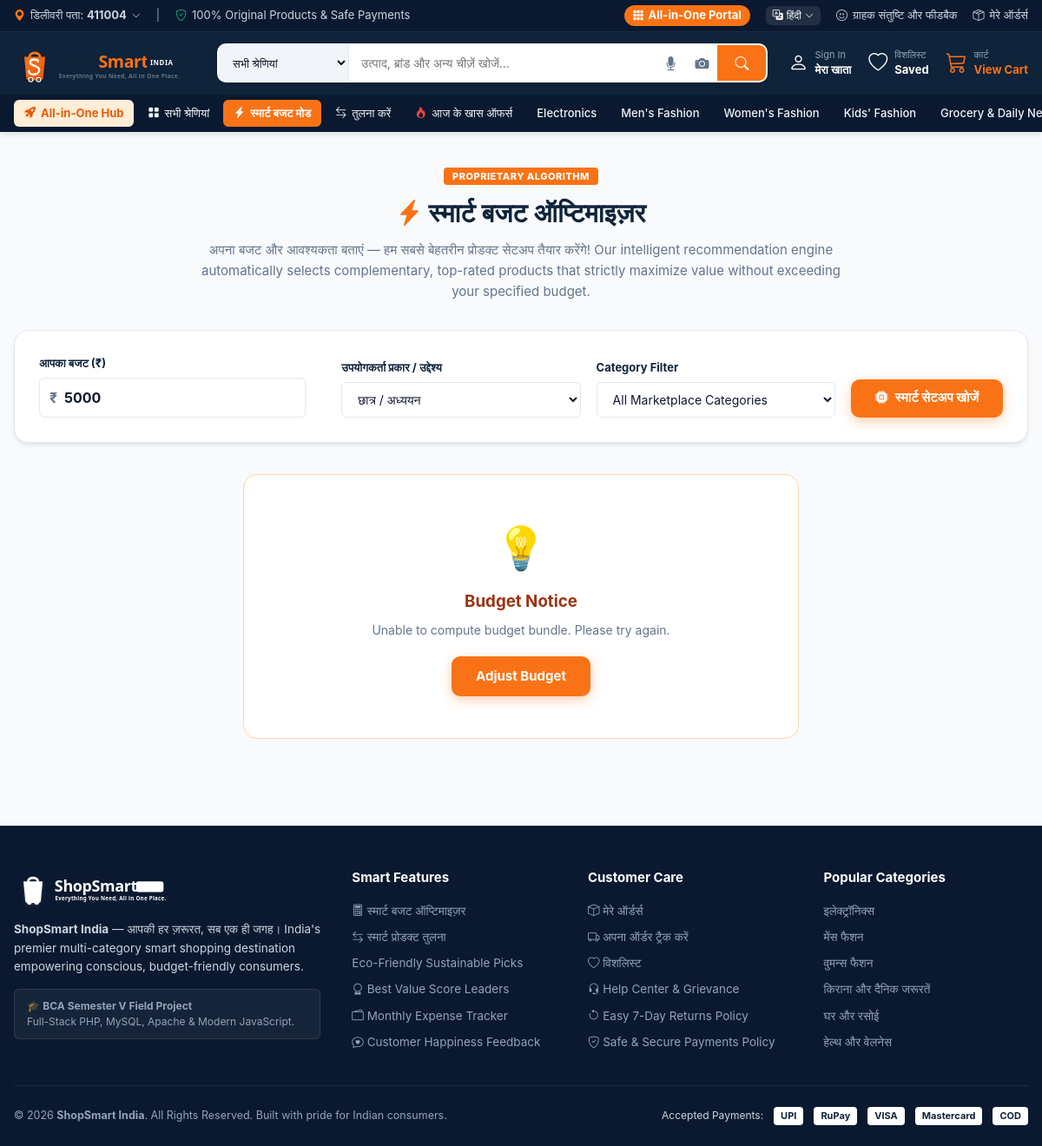
/budget.php?lang=hi, run on the app's committed database.
### tables this page shows
CREATE TABLE `categories` (
  `id` INT UNSIGNED AUTO_INCREMENT PRIMARY KEY,
  `name` VARCHAR(100) NOT NULL,
  `slug` VARCHAR(100) NOT NULL UNIQUE,
  `description` TEXT DEFAULT NULL,
  `image_url` VARCHAR(255) DEFAULT NULL,
  `icon` VARCHAR(50) DEFAULT 'bi-tag',
  `display_order` INT NOT NULL DEFAULT 0,
  `is_active` TINYINT(1) NOT NULL DEFAULT 1,
  `created_at` DATETIME NOT NULL DEFAULT CURRENT_TIMESTAMP
);

### uploads/includes/i18n.php (called while the page is built, shortened)
<?php
class I18n {
    private static string $currentLang = 'en';
    private static array $translations = [];
    private static array $supportedLangs = ['en', 'mr', 'hi'];
    public static function init(): void {
        if (isset($_GET['lang']) && in_array($_GET['lang'], self::$supportedLangs, true)) {
            self::$currentLang = $_GET['lang'];
        }
        elseif (isset($_SESSION['lang']) && in_array($_SESSION['lang'], self::$supportedLangs, true)) {
            self::$currentLang = $_SESSION['lang'];
        }
        elseif (isset($_COOKIE['shopsmart_lang']) && in_array($_COOKIE['shopsmart_lang'], self::$supportedLangs, true)) {
            self::$currentLang = $_COOKIE['shopsmart_lang'];
            $_SESSION['lang'] = self::$currentLang;
        } else {
            self::$currentLang = 'en';
        }
        $file = __DIR__ . '/../lang/' . self::$currentLang . '.php';
        if (file_exists($file)) {
            self::$translations = include $file;
        } else {
            self::$translations = include __DIR__ . '/../lang/en.php';
        }
    }
    public static function get(string $key, array $replace = []): string {
        $text = self::$translations[$key] ?? $key;
        return $text;
    }
    public static function getCurrentLang(): string {
        return self::$currentLang;
    }
    public static function getSupportedLanguages(): array {
        return [
            'en' => ['name' => 'English', 'native' => 'English', 'flag' => 'IN'],
            'mr' => ['name' => 'Marathi', 'native' => 'मराठी', 'flag' => 'MH'],
            'hi' => ['name' => 'Hindi', 'native' => 'हिंदी', 'flag' => 'IN'],
        ];
    }
}
function __(string $key, array $replace = []): string {
    return I18n::get($key, $replace);
}
function currentLang(): string {
    return I18n::getCurrentLang();
}

### uploads/includes/functions.php (called while the page is built, shortened)
<?php
require_once __DIR__ . '/i18n.php';
function e(?string $string): string {
    return htmlspecialchars((string)($string ?? ''), ENT_QUOTES, 'UTF-8');
}

### uploads/includes/auth.php (called while the page is built, shortened)
<?php
require_once __DIR__ . '/functions.php';
class Auth {
    public static function isLoggedIn(): bool {
        return !empty($_SESSION['user_id']);
    }
}
function isLoggedIn(): bool {
    return Auth::isLoggedIn();
}

### budget.php (the view, shortened to what this page needs)
<?php
require_once __DIR__ . '/includes/header.php';
$inputBudget = isset($_GET['budget']) ? (float)$_GET['budget'] : 5000;
$inputPersona = $_GET['persona'] ?? 'student';
?>
<div class="container" style="padding: 36px 16px;">
  <div style="text-align:center;max-width:760px;margin:0 auto 32px;">
    <span style="background:var(--primary-orange);color:#fff;font-size:11px;font-weight:800;padding:3px 10px;border-radius:4px;text-transform:uppercase;letter-spacing:0.5px;">
      Proprietary Algorithm
    </span>
    <h1 style="font-size:30px;color:var(--primary-navy);margin:10px 0 8px;">
      <i class="bi bi-lightning-charge-fill" style="color:var(--primary-orange);"></i> <?= e(__('smart_budget_title')) ?>
    </h1>
    <p style="color:#64748b;font-size:15px;line-height:1.6;">
      <?= e(__('smart_budget_subtitle')) ?> Our intelligent recommendation engine automatically selects complementary, top-rated products that strictly maximize value without exceeding your specified budget.
    </p>
  </div>
  <div style="background:#ffffff;border:1px solid #e2e8f0;border-radius:16px;padding:28px;box-shadow:var(--shadow-md);margin-bottom:36px;">
    <form id="budget-calc-form" style="display:grid;grid-template-columns:1.2fr 1fr 1fr auto;gap:18px;align-items:flex-end;">
      <div class="form-group">
        <label class="form-label" style="font-weight:700;color:var(--primary-navy);"><?= e(__('your_budget')) ?></label>
        <div style="position:relative;">
          <span style="position:absolute;left:12px;top:50%;transform:translateY(-50%);font-weight:700;color:#64748b;">₹</span>
          <input type="number" id="budget-input" name="budget" class="form-control"
                 style="padding-left:28px;font-size:16px;font-weight:700;"
                 value="<?= $inputBudget ?>" min="100" step="50" required>
        </div>
      </div>
      <div class="form-group">
        <label class="form-label" style="font-weight:700;color:var(--primary-navy);"><?= e(__('intended_use')) ?></label>
        <select id="persona-select" name="persona" class="form-control" style="font-size:14px;">
          <option value="student" <?= $inputPersona === 'student' ? 'selected' : '' ?>><?= e(__('use_student')) ?></option>
        </select>
      </div>
      <div class="form-group">
        <label class="form-label" style="font-weight:700;color:var(--primary-navy);">Category Filter</label>
        <select id="category-select" name="category" class="form-control" style="font-size:14px;">
          <option value="">All Marketplace Categories</option>
        </select>
      </div>
      <button type="submit" class="btn-primary" style="height:44px;font-size:15px;white-space:nowrap;">
        <i class="bi bi-cpu-fill"></i> <?= e(__('find_bundle')) ?>
      </button>
    </form>
  </div>
  <div id="budget-error" style="display:none;background:#ffffff;border:1px solid #fed7aa;border-radius:16px;padding:48px 24px;text-align:center;max-width:640px;margin:auto;">
    <div style="font-size:48px;margin-bottom:12px;">💡</div>
    <h3 style="color:#9a3412;margin-bottom:8px;" id="budget-error-title">Budget Notice</h3>
    <p style="color:#64748b;font-size:14px;line-height:1.5;margin-bottom:20px;" id="budget-error-msg"></p>
    <button type="button" class="btn-primary" onclick="document.getElementById('budget-input').focus();">Adjust Budget</button>
  </div>
</div>
<?php require_once __DIR__ . '/includes/footer.php'; ?>

### uploads/includes/header.php (shortened to what this page needs)
<?php
require_once __DIR__ . '/functions.php';
require_once __DIR__ . '/i18n.php';
require_once __DIR__ . '/auth.php';
$headerCategories = [];
$db = Database::getConnection();
if ($db) {
    try {
        $catStmt = $db->query("SELECT id, name, slug FROM categories WHERE is_active = 1 ORDER BY display_order ASC LIMIT 14");
        $headerCategories = $catStmt->fetchAll();
    } catch (Exception $e) {
        $headerCategories = [];
    }
}
?>
<!DOCTYPE html>
<html lang="<?= e(currentLang()) ?>">
<head>
  <link rel="stylesheet" href="<?= APP_URL ?>/assets/css/style.css">
  <link rel="stylesheet" href="https://cdn.jsdelivr.net/npm/bootstrap-icons@1.11.3/font/bootstrap-icons.min.css">
</head>
<body>
<header class="site-header">
  <div class="top-bar">
    <div class="container">
      <div class="top-bar-left">
        <span class="top-link" id="btn-change-pin" style="cursor:pointer;" title="Click to change delivery PIN code">
          <i class="bi bi-geo-alt-fill" style="color:var(--primary-orange);"></i>
          <span><?= e(__('deliver_to')) ?>: <strong><span id="header-delivery-pin">411004</span></strong></span>
          <i class="bi bi-chevron-down" style="font-size:10px;"></i>
        </span>
        <span class="top-link" style="color:#94a3b8;">|</span>
        <span class="top-link">
          <i class="bi bi-shield-check" style="color:var(--accent-green);"></i>
          <span>100% Original Products & Safe Payments</span>
        </span>
      </div>
      <div class="top-bar-right">
        <a href="<?= APP_URL ?>/portal.php" class="top-link" style="background:#f97316;color:#ffffff;padding:2px 10px;border-radius:12px;font-weight:700;display:inline-flex;align-items:center;gap:5px;">
          <i class="bi bi-grid-3x3-gap-fill"></i>
          <span>All-in-One Portal</span>
        </a>
        <div style="position:relative;display:inline-block;">
          <button type="button" class="lang-selector-btn" onclick="document.getElementById('lang-dropdown').classList.toggle('active')">
            <i class="bi bi-translate"></i>
            <span><?= e(I18n::getSupportedLanguages()[currentLang()]['native']) ?></span>
            <i class="bi bi-chevron-down" style="font-size:10px;"></i>
          </button>
        </div>
        <a href="<?= APP_URL ?>/feedback.php" class="top-link">
          <i class="bi bi-emoji-smile"></i>
          <span><?= e(__('feedback_title')) ?></span>
        </a>
        <a href="<?= APP_URL ?>/account.php?tab=orders" class="top-link">
          <i class="bi bi-box-seam"></i>
          <span><?= e(__('nav_my_orders')) ?></span>
        </a>
      </div>
    </div>
  </div>
  <div class="main-header">
    <div class="container">
      <a href="<?= APP_URL ?>/index.php" class="brand-link" title="<?= e(__('app_name')) ?>">
        <img src="<?= APP_URL ?>/assets/images/logo.svg" alt="ShopSmart India" class="brand-logo">
      </a>
      <div class="search-container">
        <form action="<?= APP_URL ?>/products.php" method="GET" class="search-form" id="header-search-form">
          <select name="category" class="search-category-select">
            <option value=""><?= e(__('nav_categories')) ?></option>
          </select>
          <input type="text" name="q" id="header-search-input" class="search-input"
                 placeholder="<?= e(__('search_placeholder')) ?>"
                 value="<?= e($_GET['q'] ?? '') ?>" autocomplete="off">
          <button type="button" class="search-tools-btn" id="btn-voice-search" title="Voice Search (Web Speech API)">
            <i class="bi bi-mic-fill"></i>
          </button>
          <button type="button" class="search-tools-btn" id="btn-image-search" title="Image Search Demonstration">
            <i class="bi bi-camera-fill"></i>
          </button>
          <button type="submit" class="search-submit-btn" title="Search">
            <i class="bi bi-search" style="font-size:16px;"></i>
          </button>
        </form>
      </div>
      <div class="header-actions">
        <div style="position:relative;display:inline-block;" id="user-menu-container">
          <?php if (isLoggedIn()): ?>
            <a href="<?= APP_URL ?>/account.php" class="header-action-item" onclick="event.preventDefault(); document.getElementById('account-dropdown').classList.toggle('active')">
              <i class="bi bi-person-circle" style="font-size:22px;color:var(--primary-orange);"></i>
              <div class="header-action-text">
                <span class="subtext">Hello, <?= e(explode(' ', currentUser()['name'])[0]) ?></span>
                <span class="maintext"><?= e(__('nav_account')) ?> <i class="bi bi-chevron-down" style="font-size:10px;"></i></span>
              </div>
            </a>
            <div id="account-dropdown" style="display:none;position:absolute;top:100%;right:0;background:#ffffff;border:1px solid #e2e8f0;border-radius:8px;box-shadow:0 8px 24px rgba(0,0,0,0.15);padding:8px;min-width:200px;z-index:9999;">
              <a href="<?= APP_URL ?>/account.php" style="display:flex;align-items:center;gap:8px;padding:8px 12px;font-size:13.5px;color:#0f172a;border-radius:4px;" onmouseover="this.style.background='#fff7ed'" onmouseout="this.style.background='transparent'"><i class="bi bi-person"></i> My Profile</a>
              <a href="<?= APP_URL ?>/account.php?tab=orders" style="display:flex;align-items:center;gap:8px;padding:8px 12px;font-size:13.5px;color:#0f172a;border-radius:4px;" onmouseover="this.style.background='#fff7ed'" onmouseout="this.style.background='transparent'"><i class="bi bi-box"></i> My Orders</a>
              <a href="<?= APP_URL ?>/wishlist.php" style="display:flex;align-items:center;gap:8px;padding:8px 12px;font-size:13.5px;color:#0f172a;border-radius:4px;" onmouseover="this.style.background='#fff7ed'" onmouseout="this.style.background='transparent'"><i class="bi bi-heart"></i> My Wishlist</a>
              <a href="<?= APP_URL ?>/account.php?tab=expense" style="display:flex;align-items:center;gap:8px;padding:8px 12px;font-size:13.5px;color:#0f172a;border-radius:4px;" onmouseover="this.style.background='#fff7ed'" onmouseout="this.style.background='transparent'"><i class="bi bi-wallet2"></i> Expense Tracker</a>
              <?php if (isAdmin()): ?>
                <a href="<?= APP_URL ?>/admin/index.php" style="display:flex;align-items:center;gap:8px;padding:8px 12px;font-size:13.5px;color:var(--primary-orange);font-weight:700;border-radius:4px;" onmouseover="this.style.background='#fff7ed'" onmouseout="this.style.background='transparent'"><i class="bi bi-shield-lock"></i> Admin Portal</a>
              <?php endif; ?>
              <hr style="border:none;border-top:1px solid #f1f5f9;margin:6px 0;">
              <form action="<?= APP_URL ?>/logout.php" method="POST" style="margin:0;">
                <?= csrfField() ?>
                <button type="submit" style="display:flex;align-items:center;gap:8px;padding:8px 12px;font-size:13.5px;color:#ef4444;width:100%;text-align:left;border-radius:4px;" onmouseover="this.style.background='#fef2f2'" onmouseout="this.style.background='transparent'">
                  <i class="bi bi-box-arrow-right"></i> <?= e(__('nav_logout')) ?>
                </button>
              </form>
            </div>
          <?php else: ?>
            <a href="<?= APP_URL ?>/login.php" class="header-action-item">
              <i class="bi bi-person" style="font-size:22px;"></i>
              <div class="header-action-text">
                <span class="subtext">Sign In</span>
                <span class="maintext"><?= e(__('nav_account')) ?></span>
              </div>
            </a>
          <?php endif; ?>
        </div>
        <a href="<?= APP_URL ?>/wishlist.php" class="header-action-item" title="<?= e(__('nav_wishlist')) ?>">
          <i class="bi bi-heart" style="font-size:22px;"></i>
          <div class="header-action-text">
            <span class="subtext"><?= e(__('nav_wishlist')) ?></span>
            <span class="maintext">Saved</span>
          </div>
        </a>
        <a href="<?= APP_URL ?>/cart.php" class="header-action-item" title="<?= e(__('nav_my_cart')) ?>">
          <i class="bi bi-cart3" style="font-size:24px;color:var(--primary-orange);"></i>
          <div class="header-action-text">
            <span class="subtext"><?= e(__('nav_my_cart')) ?></span>
            <span class="maintext" style="color:var(--primary-orange);">View Cart</span>
          </div>
        </a>
      </div>
    </div>
  </div>
  <nav class="nav-categories-bar">
    <div class="container">
      <ul class="nav-categories-list">
        <li class="nav-cat-item" style="background:#ffedd5;border-radius:6px;">
          <a href="<?= APP_URL ?>/portal.php" style="color:#ea580c;font-weight:700;">
            <i class="bi bi-rocket-takeoff-fill"></i>
            <span>All-in-One Hub</span>
          </a>
        </li>
        <li class="nav-cat-item">
          <a href="<?= APP_URL ?>/products.php">
            <i class="bi bi-grid-fill"></i>
            <span><?= e(__('nav_categories')) ?></span>
          </a>
        </li>
        <li class="nav-cat-item highlight">
          <a href="<?= APP_URL ?>/budget.php">
            <i class="bi bi-lightning-charge-fill"></i>
            <span><?= e(__('nav_budget_mode')) ?></span>
          </a>
        </li>
        <li class="nav-cat-item">
          <a href="<?= APP_URL ?>/compare.php">
            <i class="bi bi-arrow-left-right"></i>
            <span><?= e(__('nav_compare')) ?></span>
          </a>
        </li>
        <li class="nav-cat-item">
          <a href="<?= APP_URL ?>/products.php?deal=1">
            <i class="bi bi-fire" style="color:#ef4444;"></i>
            <span><?= e(__('nav_deals')) ?></span>
          </a>
        </li>
        <?php foreach ($headerCategories as $cat): ?>
          <li class="nav-cat-item">
            <a href="<?= APP_URL ?>/products.php?category=<?= e($cat['slug']) ?>">
              <?= e($cat['name']) ?>
            </a>
          </li>
        <?php endforeach; ?>
      </ul>
    </div>
  </nav>
</header>

### data on the page
categories: name "Electronics"
categories: name "Men's Fashion"
categories: name "Women's Fashion"
categories: name "Kids' Fashion"
categories: name "Grocery & Daily…"

### other printed values
__('deliver_to') "डिलीवरी पता"
I18n::getSupportedLanguages()[currentLang()]['native'] "हिंदी"
__('feedback_title') "ग्राहक संतुष्टि और फीडबैक"
__('nav_my_orders') "मेरे ऑर्डर्स"
__('nav_account') "मेरा खाता"
__('nav_wishlist') "विशलिस्ट"
__('nav_my_cart') "कार्ट"
__('nav_categories') "सभी श्रेणियां"
__('nav_budget_mode') "स्मार्ट बजट मोड"
__('nav_compare') "तुलना करें"
__('nav_deals') "आज के खास ऑफर्स"
__('smart_budget_title') "स्मार्ट बजट ऑप्टिमाइज़र"
__('smart_budget_subtitle') "अपना बजट और आवश्यकता बताएं — हम सबसे बेहतरीन प्रोडक्ट सेटअप तैयार करेंगे!"
__('your_budget') "आपका बजट (₹)"
__('intended_use') "उपयोगकर्ता प्रकार / उद्देश्य"
